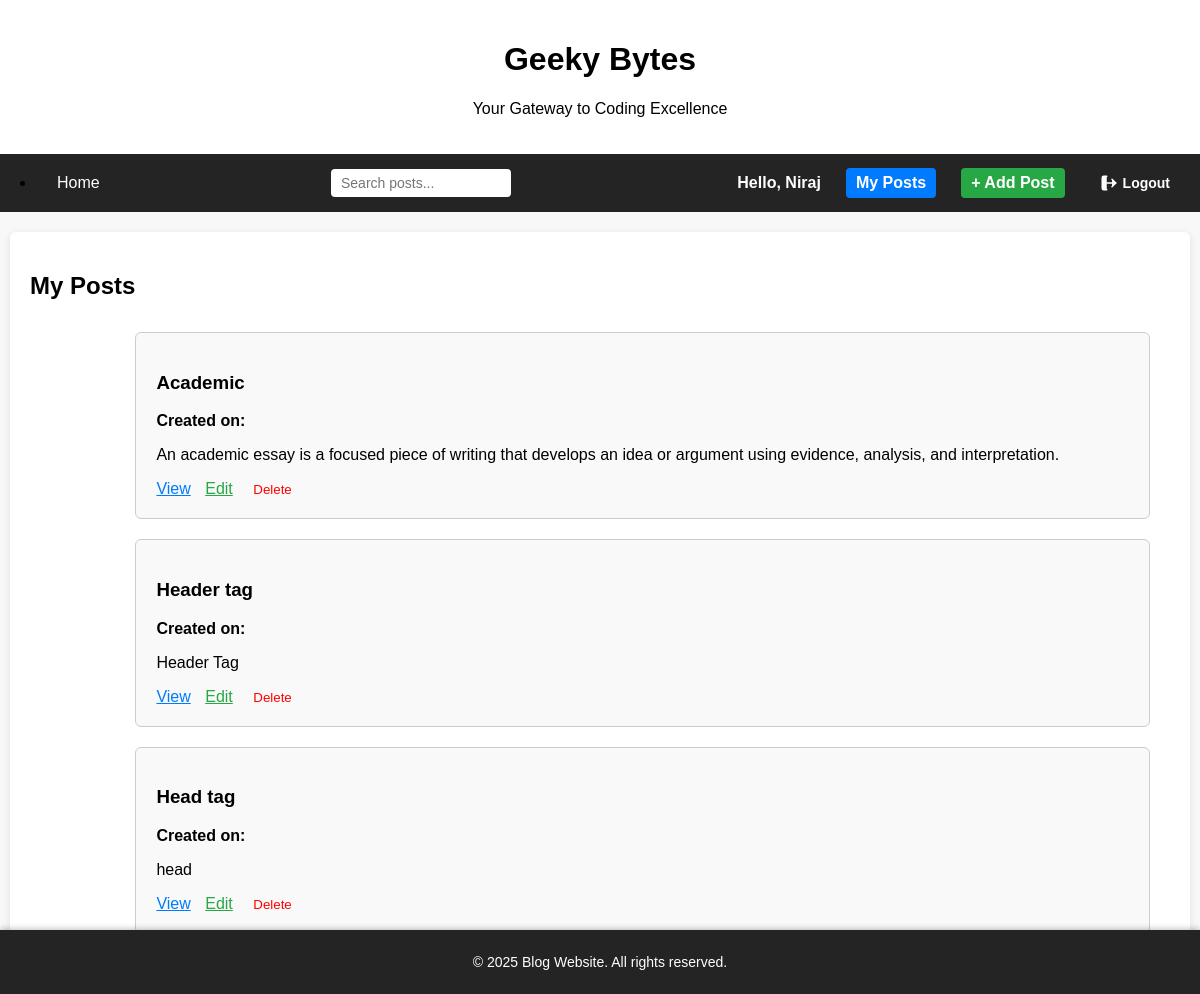
Screenshot of /my-post/ (signed in) with the database file from the repository.
### app/models.py (models this page shows, shortened)
class Blog(models.Model):
    STATUS_CHOICES = [
        ('draft', 'Draft'),
        ('published', 'Published'),
    ]
    category=models.ForeignKey(Category,on_delete=models.CASCADE)
    author=models.ForeignKey(User,on_delete=models.CASCADE)
    slug=models.SlugField(unique=True, blank=True)
    blog_title=models.CharField(max_length=100)
    blog_short_description=models.TextField(max_length=700)
    blog_description=models.TextField(max_length=2000)
    status = models.CharField(max_length=10, choices=STATUS_CHOICES, default='draft')
    created_at=models.DateTimeField(auto_now_add=True)
    updated_at=models.DateTimeField(auto_now=True)
    is_published=models.BooleanField(default=False)
    image=models.ImageField(upload_to='blog_images/',blank=True,null=True)

### app/views.py (the view)
# urls.py: path('my-post/', views.my_post, name='my-post'),
@login_required
def my_post(request):
    posts = Blog.objects.filter(author=request.user)
    return render(request, 'mypost.html', {'user_posts': posts})

### template/mypost.html (shortened to what this page needs)
{% extends 'includes/base.html' %}
{% block content %}
<div class="container">
  {% if user_posts %}
  <h2 style="margin-bottom: 100px;">My Posts</h2>
  <main style="margin-top: 80px;">
      {%for i in user_posts%}
      <div style="border: 1px solid #ccc; padding: 20px; margin-bottom: 20px; border-radius: 6px; background-color: #f9f9f9;">
        <h3>{{ i.blog_title }}</h3>
        <p><strong>Created on:</strong> {{ post.created_at|date:"F d, Y" }}</p>
        <p>{{ i.blog_short_description }}</p>
        <div style="margin-top: 10px;">
          <a href="{% url 'blog_detail' i.slug %}" style="margin-right: 10px; color: #007bff;">View</a>
          <a href="{%url 'update' i.slug %}" style="margin-right: 10px; color: #28a745;">Edit</a>
          <form method="POST" action="{%url 'delete' i.slug %}" style="display: inline;">
            <button type="submit" onclick="return confirm('Are you sure you want to delete this post?');" style="background: none; border: none; color: red; cursor: pointer;">Delete</button>
          </form>
        </div>
      </div>
      {%endfor%}
    </main>
  {%else%}
  <h1 style="margin-right: 900px;">No post yet</h1>
  {% endif %}
</div>
{% endblock %}

### template/includes/base.html (shortened to what this page needs)
<!DOCTYPE html>
<html lang="en">
<head>
</head>
<body>
{% if request.resolver_match.url_name != 'add_post' and request.resolver_match.url_name != 'blog_detail' %}
  <header>
   <h1>Geeky Bytes</h1>
    <p>Your Gateway to Coding Excellence</p>
  </header>
  <nav>
    <div class="nav-links">
      <li><a href="{%url 'home' %}">Home</a></li>
    </div>
    <div class="search-container">
       <form method="GET" action="{% url 'search' %}">
    <input type="search" name="q" placeholder="Search posts..."aria-label="Search posts" value="{{ request.GET.q|default:'' }}"/>
  </form>
    </div>
    <div class="auth-icons">
  {% if user.is_authenticated %}
    <span style="color: #fff; font-weight: 600; margin-right: 10px;">
      Hello, {{ user.username|capfirst }}
    </span>
    <a href="{% url 'my-post' %}" style="color: #fff; font-weight: 600; padding: 6px 10px; background-color: #007bff; border-radius: 4px; text-decoration: none;">
  My Posts
</a>
    <a href="{%url 'add_post' %}" style="color: #fff; font-weight: 600; padding: 6px 10px; background-color: #28a745; border-radius: 4px; text-decoration: none;">
    + Add Post
  </a>
    <form method="POST" action="{% url 'logout' %}" style="display: inline;">
      <button type="submit" title="Logout" aria-label="Logout" style="background:none; border:none; color:#fff; cursor:pointer; display:flex; align-items:center; gap:5px; font-weight:600; font-size:14px; padding:6px 10px; border-radius:4px; transition:background-color 0.3s;">
        Logout
      </button>
    </form>
  {% endif %}
</div>
  </nav>
  {%endif%}
{%block content%}
{%endblock%}
 <footer>
    <p>© 2025  Blog Website. All rights reserved.</p>
  </footer>
</body>
</html>

### template/includes/base.html (style rules this page uses)
body { font-family: Arial, sans-serif; margin: 0; padding: 0; background-color: #f8f8f8; }
header { background-color: #ffffff; color: #000000; text-align: center; padding: 20px 0; box-shadow: 0 2px 5px rgba(0, 0, 0, 0.1); }
nav { background-color: #242424; padding: 10px 20px; display: flex; align-items: center; justify-content: space-between; flex-wrap: wrap; }
nav .nav-links { display: flex; align-items: center; flex-wrap: wrap; }
nav a { color: #fff; text-decoration: none; padding: 10px 15px; margin-right: 10px; display: inline-block; font-weight: 500; transition: background-color 0.3s; border-radius: 4px; }
nav .search-container { position: relative; margin-right: 20px; }
nav input[type="search"] { padding: 6px 10px; border-radius: 4px; border: none; outline: none; font-size: 14px; width: 180px; transition: width 0.3s ease-in-out; }
nav .auth-icons { display: flex; align-items: center; gap: 15px; }
nav .auth-icons button { background: none; border: none; color: #fff; cursor: pointer; display: flex; align-items: center; gap: 5px; font-weight: 600; font-size: 14px; padding: 6px 10px; border-radius: 4px; transition: background-color 0.3s; }
nav .auth-icons svg { width: 18px; height: 18px; fill: #fff; }
.container { display: flex; justify-content: space-between; max-width: 95%; margin: 20px auto; padding: 20px; background-color: #fff; box-shadow: 0 2px 8px rgba(0, 0, 0, 0.1); border-radius: 6px; min-height: 600px; }
main { flex: 2; margin-right: 20px; }
footer { background-color: #242424; color: #fff; text-align: center; position: fixed; bottom: 0; width: 100%; padding: 10px 0; font-size: 14px; box-shadow: 0 -2px 5px rgba(0, 0, 0, 0.2); }

### rows the page displays
Blog: blog_title "Academic", blog_short_description "An academic essay is a focused piece of writing that develops an idea or argument using evidence, analysis, and interpretation."
Blog: blog_title "Header tag", blog_short_description "Header Tag"
Blog: blog_title "Head tag", blog_short_description "head"

### other values shown
{{ user.username|capfirst }} "Niraj"
